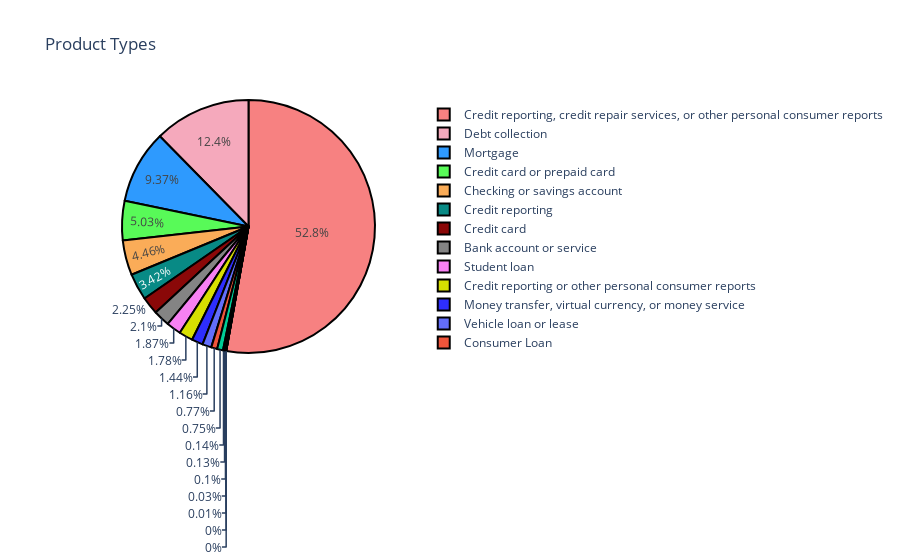

Notebook source saved alongside this figure:
### Markdown cell above
Let's take a look at the various product types.

### Code cell
p_product_discussions = round(df["Product"].value_counts() / len(df["Product"]) * 100,2)

print(p_product_discussions)

labels = list(p_product_discussions.index)
values = p_product_discussions.values.tolist()
colors = ['#F78181', '#F5A9BC', '#2E9AFE', '#58FA58', '#FAAC58', '#088A85', '#8A0808', '#848484', '#F781F3', '#D7DF01', '#2E2EFE']


product_pie = go.Pie(labels=labels, values=values, 
                          marker=dict(colors=colors,
                         line=dict(color='#000000', width=2)))

layout = go.Layout(title='Product Types')

fig = go.Figure(data=[product_pie], layout=layout)
iplot(fig)

### Figure 1 — Plotly figure (JSON) as saved in the notebook; plotly's stock layout.template omitted (floating-point values rounded to 4 significant figures)
{"data": [{"labels": ["Credit reporting, credit repair services, or other personal consumer reports", "Debt collection", "Mortgage", "Credit card or prepaid card", "Checking or savings account", "Credit reporting", "Credit card", "Bank account or service", "Student loan", "Credit reporting or other personal consumer reports", "Money transfer, virtual currency, or money service", "Vehicle loan or lease", "Consumer Loan", "Payday loan, title loan, or personal loan", "Payday loan", "Money transfers", "Prepaid card", "Other financial service", "Payday loan, title loan, personal loan, or advance loan", "Debt or credit management", "Virtual currency"], "marker": {"colors": ["#F78181", "#F5A9BC", "#2E9AFE", "#58FA58", "#FAAC58", "#088A85", "#8A0808", "#848484", "#F781F3", "#D7DF01", "#2E2EFE"], "line": {"color": "#000000", "width": 2}}, "type": "pie", "values": [52.82, 12.36, 9.37, 5.03, 4.46, 3.42, 2.25, 2.1, 1.87, 1.78, 1.44, 1.16, 0.77, 0.75, 0.14, 0.13, 0.1, 0.03, 0.01, 0, 0]}], "layout": {"title": {"text": "Product Types"}}}
